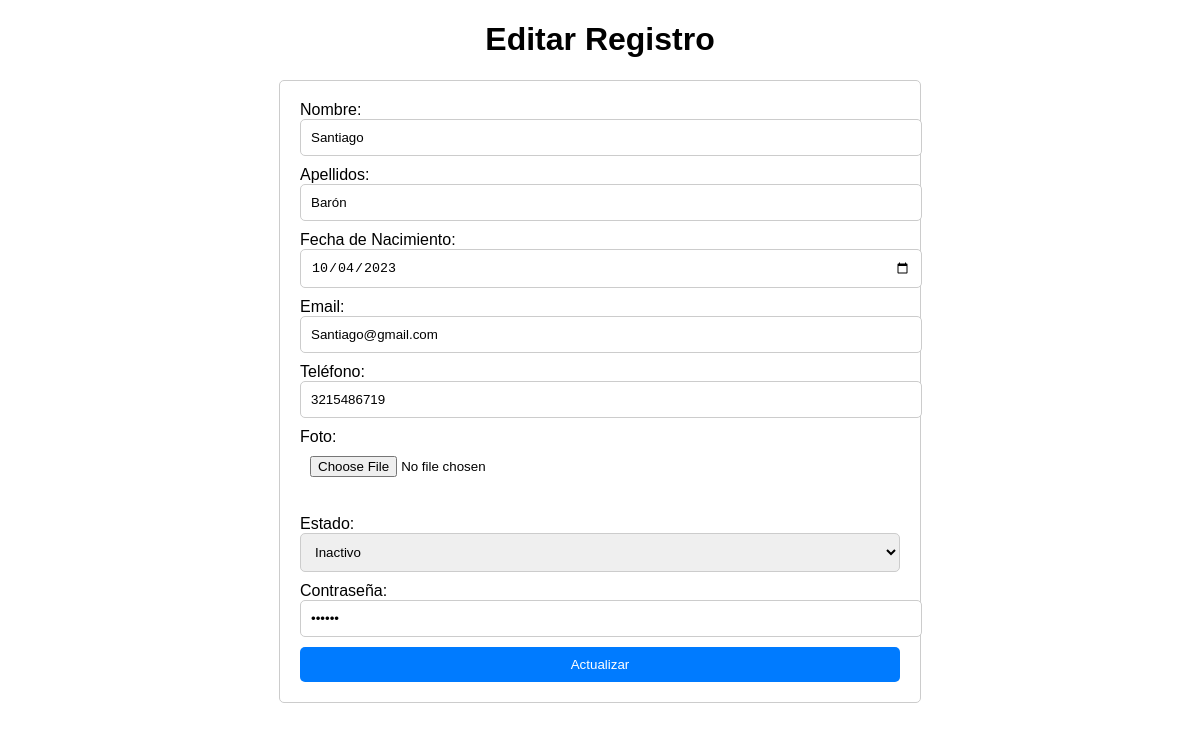
/CRUD/editar.php?id=1097102912, run on the app's committed database.
### tables this page shows
CREATE TABLE `personas` (
  `id_per` int(11) NOT NULL,
  `documento_per` varchar(15) NOT NULL,
  `nombre_per` varchar(30) DEFAULT NULL,
  `apellidos_per` varchar(30) DEFAULT NULL,
  `fechanacimiento` date DEFAULT NULL,
  `email_per` varchar(100) DEFAULT NULL,
  `telefono_per` varchar(15) DEFAULT NULL,
  `foto_per` varchar(100) DEFAULT NULL,
  `estado_per` char(10) DEFAULT NULL,
  `password_per` varchar(50) DEFAULT NULL,
  `codigo_tip` int(11) DEFAULT NULL,
  `codigo_sem` int(11) DEFAULT NULL
);

### CRUD/editar.php (the view, shortened to what this page needs)
<?php
include("../conexion.php");
if(isset($_GET['id']) && !empty($_GET['id'])) {
    $id = $_GET['id'];
    $sql = "SELECT documento_per, nombre_per, apellidos_per, fechanacimiento, email_per, telefono_per, foto_per, estado_per, password_per FROM personas WHERE documento_per = $id";
    $result = $conn->query($sql);
    if ($result->num_rows > 0) {
        $row = $result->fetch_assoc();
    } else {
        echo "Registro no encontrado.";
    }
} else {
    echo "ID no válido.";
}
?>
<!DOCTYPE html>
<html>
<head>
</head>
<link rel="stylesheet" href="editar.css">
<body>
    <h1>Editar Registro</h1>
    <form method="post" enctype="multipart/form-data">
        Nombre: <input type="text" name="nombre" value="<?php echo $row['nombre_per']; ?>"><br>
        Apellidos: <input type="text" name="apellidos" value="<?php echo $row['apellidos_per']; ?>"><br>
        Fecha de Nacimiento: <input type="date" name="fechanacimiento" value="<?php echo $row['fechanacimiento']; ?>"><br>
        Email: <input type="text" name="email" value="<?php echo $row['email_per']; ?>"><br>
        Teléfono: <input type="text" name="telefono" value="<?php echo $row['telefono_per']; ?>"><br>
        Foto: <input type="file" name="foto"><br><br>
        Estado:
        <select name="estado">
            <option value="Inactivo" <?php if($row['estado_per'] == 'Inactivo') echo 'selected'; ?>>Inactivo</option>
        </select><br>
        Contraseña: <input type="password" name="password" value="<?php echo $row['password_per']; ?>"><br>
        <input type="submit" name="submit" value="Actualizar">
    </form>
</body>
</html>

### CRUD/editar.css (style rules this page uses)
body { font-family: Arial, sans-serif; margin: 0; padding: 0; }
h1 { text-align: center; }
form { width: 50%; margin: 0 auto; padding: 20px; border: 1px solid #ccc; border-radius: 5px; }
form input[type="text"], form input[type="date"], form input[type="password"], form select { width: 100%; padding: 10px; margin-bottom: 10px; border: 1px solid #ccc; border-radius: 5px; }
form input[type="file"] { width: 100%; padding: 10px; margin-bottom: 10px; }
form select { width: 100%; padding: 10px; margin-bottom: 10px; border: 1px solid #ccc; border-radius: 5px; }
form input[type="submit"] { width: 100%; padding: 10px; background-color: #007bff; color: white; border: none; border-radius: 5px; cursor: pointer; }

### data on the page
personas: nombre "Santiago", apellidos "Barón", fechanacimiento "10/04/2023", email "Santiago@gmail.com", telefono "3215486719", estado "Inactivo"
